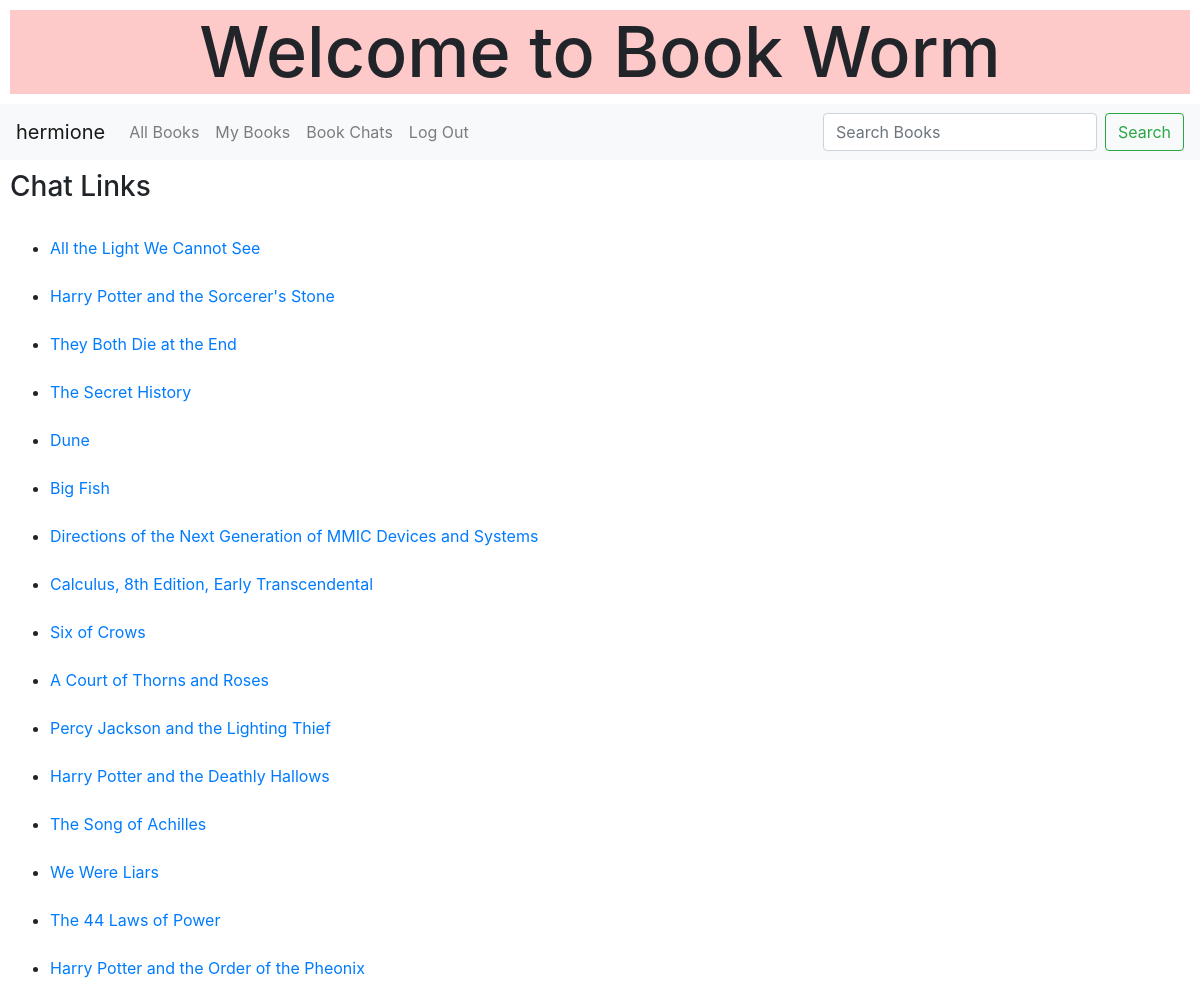
The page /bookchats (signed in) on the database its author committed.
### books/models.py (models this page shows, shortened)
class User(AbstractUser):
    pass

class NewBook(models.Model):
    id = models.AutoField(primary_key=True)
    title = models.CharField(max_length=64)
    author = models.CharField(max_length=64)
    cover = models.URLField(max_length=400)
    user = models.ForeignKey(User, null=True, on_delete=models.CASCADE)
    synopsis = models.CharField(max_length=400, default=None)

### books/views.py (the view)
# urls.py: path("bookchats", views.bookchats, name="bookchats"),
@login_required(login_url="login")
def bookchats(request):
    all_books = NewBook.objects.all()
    return render(request, "books/bookchats.html", {
        "all_books": all_books,
        "home": False
    })

### books/templates/books/bookchats.html (shortened to what this page needs)
{% extends "books/layout.html" %}
{% load static %}
{% block body %}
<h3>Chat Links</h3>
<br>
<ul>
    {% for book in all_books%}
        <li class="grow-2"><a href="{% url 'chat' book.id %}">{{book.title}}</a></li>
        <br>
    {% endfor %}
</ul>
{% endblock %}

### books/templates/books/layout.html (shortened to what this page needs)
{% load static %}
<!DOCTYPE html>
<html lang="en">
    <head>
        <link rel="stylesheet" href="https://stackpath.bootstrapcdn.com/bootstrap/4.4.1/css/bootstrap.min.css">
        <link rel="stylesheet" href="https://cdn.jsdelivr.net/npm/bootstrap-icons@1.5.0/font/bootstrap-icons.css">
        <link rel="stylesheet" href="https://cdnjs.cloudflare.com/ajax/libs/font-awesome/4.7.0/css/font-awesome.min.css">
        <link href="{% static 'books/styles.css' %}" rel="stylesheet">
    </head>
    <body>
        <div id="title" style="background-color: rgb(253, 201, 201);">
            {% if home %}
              <h1 class="rainbowText-move" id="welcome-message">Welcome to Book Worm</h1>
            {% else %}
              <h1 id="welcome-message">Welcome to Book Worm</h1>
            {% endif %}
        </div>
        <nav class="navbar navbar-expand-lg navbar-light bg-light">
            <a class="navbar-brand grow-2" href="{% url 'index' %}">{{ user.username }}</a>
            <div class="collapse navbar-collapse" id="navbarSupportedContent">
              <ul class="navbar-nav mr-auto">
                <li class="nav-item">
                    <a class="nav-link grow-2" href="{% url 'index' %}">All Books</a>
                </li>
                {% if user.is_authenticated %}
                <li class="nav-item">
                  <a class="nav-link grow-2" href="{% url 'mybooks' %}">My Books</a>
                </li>
                <li class="nav-item">
                    <a class="nav-link grow-2" href="{% url 'bookchats' %}">Book Chats</a>
                </li>
                <li class="nav-item">
                    <a class="nav-link grow-2" href="{% url 'logout' %}">Log Out</a>
                </li>
                {% endif %}
              </ul>
              <form class="form-inline my-2 my-lg-0" action="{% url 'search' %}" method="POST">
                <input name="search" class="form-control mr-sm-2" type="search" placeholder="Search Books" aria-label="Search">
                <button class="btn btn-outline-success my-2 my-sm-0" type="submit">Search</button>
              </form>
            </div>
          </nav>
          <div class="body">
            {% block body %}
            {% endblock %}
          </div>
    </body>
</html>

### books/static/books/styles.css (style rules this page uses)
#title { margin: 10px; }
#title-ass, #author-ass, #posted-by, #welcome-message { text-align: center; }
#welcome-message { font-size:70px; }
.body { margin: 10px; padding: 0px; }

### rows shown on the page
User: username "hermione"
NewBook: title "All the Light We Cannot See"
NewBook: title "Harry Potter and the Sorcerer's Stone"
NewBook: title "They Both Die at the End"
NewBook: title "The Secret History"
NewBook: title "Dune"
NewBook: title "Big Fish"
NewBook: title "Directions of the Next Generation of MMIC Devices and Systems"
NewBook: title "Calculus, 8th Edition, Early Transcendental"
NewBook: title "Six of Crows"
NewBook: title "A Court of Thorns and Roses"
NewBook: title "Percy Jackson and the Lighting Thief"
NewBook: title "Harry Potter and the Deathly Hallows"
NewBook: title "The Song of Achilles"
NewBook: title "We Were Liars"
NewBook: title "The 44 Laws of Power"
NewBook: title "Harry Potter and the Order of the Pheonix"
